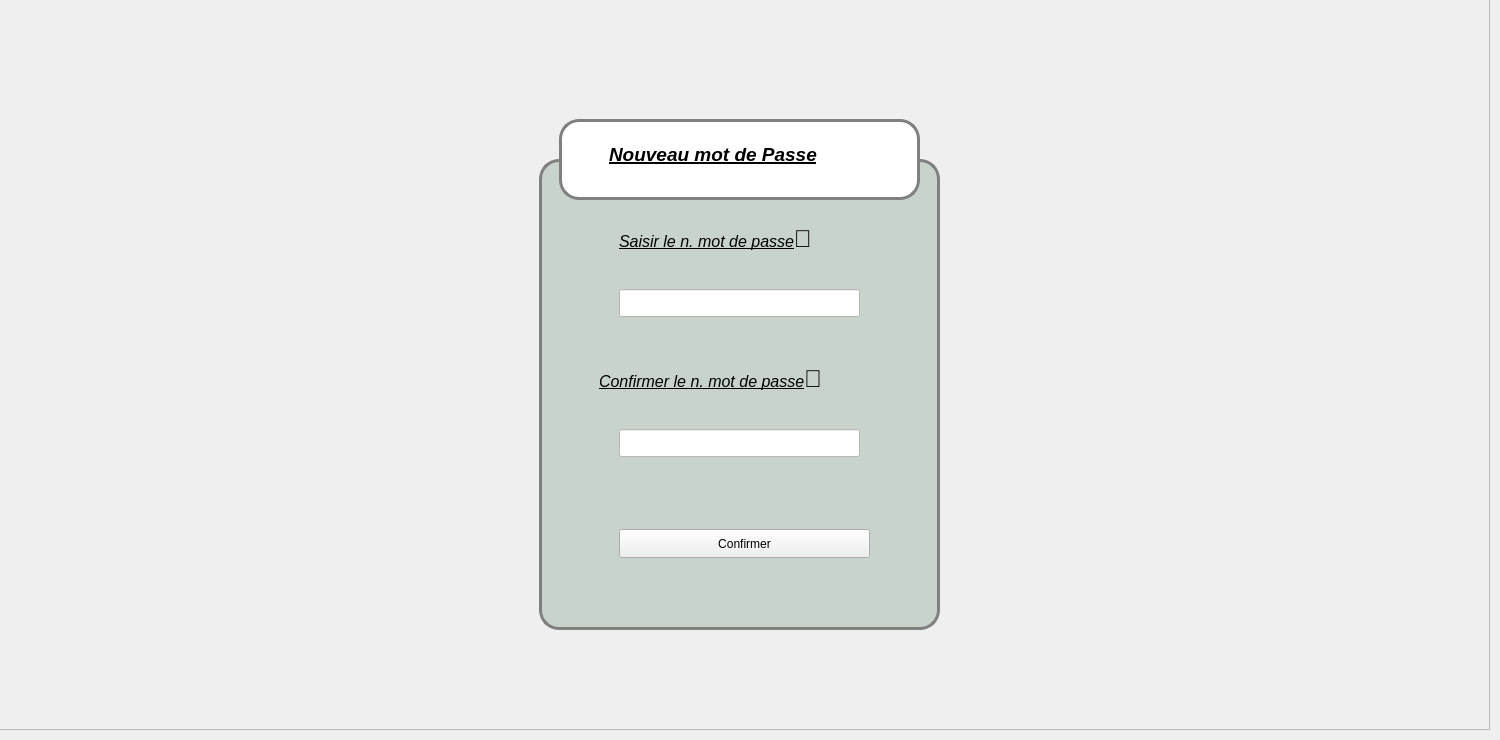
    <widget class="QWidget" name="tab">
     <attribute name="title">
      <string>Page</string>
     </attribute>
     <widget class="QFrame" name="frame">
      <property name="geometry">
       <rect>
        <x>-1</x>
        <y>-1</y>
        <width>1491</width>
        <height>731</height>
       </rect>
      </property>
      <property name="frameShape">
       <enum>QFrame::Shape::StyledPanel</enum>
      </property>
      <property name="frameShadow">
       <enum>QFrame::Shadow::Raised</enum>
      </property>
      <widget class="QFrame" name="frame_login_2">
       <property name="geometry">
        <rect>
         <x>540</x>
         <y>160</y>
         <width>401</width>
         <height>471</height>
        </rect>
       </property>
       <property name="styleSheet">
        <string notr="true">#frame_login_2{
border: 3px solid grey ;
border-radius: 20px;

	background-color: rgb(200, 211, 203);
}</string>
       </property>
       <property name="frameShape">
        <enum>QFrame::Shape::StyledPanel</enum>
       </property>
       <property name="frameShadow">
        <enum>QFrame::Shadow::Raised</enum>
       </property>
       <widget class="QLabel" name="label_49">
        <property name="geometry">
         <rect>
          <x>60</x>
          <y>200</y>
          <width>311</width>
          <height>41</height>
         </rect>
        </property>
        <property name="styleSheet">
         <string notr="true">
background-color: rgb(200, 211, 203);</string>
        </property>
        <property name="text">
         <string>&lt;html&gt;&lt;head/&gt;&lt;body&gt;&lt;p&gt;&lt;span style=&quot; font-size:12pt; font-style:italic; text-decoration: underline; color:#000000;&quot;&gt;Confirmer le n. mot de passe&lt;/span&gt;&lt;span style=&quot; font-size:18pt;&quot;&gt;👤&lt;/span&gt;&lt;/p&gt;&lt;/body&gt;&lt;/html&gt;</string>
        </property>
       </widget>
       <widget class="QLabel" name="label_51">
        <property name="geometry">
         <rect>
          <x>80</x>
          <y>60</y>
          <width>251</width>
          <height>41</height>
         </rect>
        </property>
        <property name="styleSheet">
         <string notr="true">background-color: rgb(200, 211, 203);</string>
        </property>
        <property name="text">
         <string>&lt;html&gt;&lt;head/&gt;&lt;body&gt;&lt;p&gt;&lt;span style=&quot; font-size:12pt; font-style:italic; text-decoration: underline; color:#000000;&quot;&gt;Saisir le n. mot de passe&lt;/span&gt;&lt;span style=&quot; font-size:18pt;&quot;&gt;👤&lt;/span&gt;&lt;/p&gt;&lt;/body&gt;&lt;/html&gt;</string>
        </property>
       </widget>
       <widget class="QLineEdit" name="lineEdit_8">
        <property name="geometry">
         <rect>
          <x>80</x>
          <y>130</y>
          <width>241</width>
          <height>28</height>
         </rect>
        </property>
        <property name="styleSheet">
         <string notr="true">background-color: rgb(255, 255, 255);
color: rgb(0, 0, 0);</string>
        </property>
       </widget>
       <widget class="QPushButton" name="pushButton_2">
        <property name="geometry">
         <rect>
          <x>80</x>
          <y>370</y>
          <width>251</width>
          <height>29</height>
         </rect>
        </property>
        <property name="text">
         <string>Confirmer</string>
        </property>
       </widget>
       <widget class="QLineEdit" name="lineEdit_9">
        <property name="geometry">
         <rect>
          <x>80</x>
          <y>270</y>
          <width>241</width>
          <height>28</height>
         </rect>
        </property>
        <property name="styleSheet">
         <string notr="true">background-color: rgb(255, 255, 255);
color: rgb(0, 0, 0);</string>
        </property>
       </widget>
      </widget>
      <widget class="QFrame" name="frame_login2_2">
       <property name="geometry">
        <rect>
         <x>560</x>
         <y>120</y>
         <width>361</width>
         <height>81</height>
        </rect>
       </property>
       <property name="styleSheet">
        <string notr="true">#frame_login2_2{
border: 3px solid grey ;
border-radius: 20px;
background: white ;
}</string>
       </property>
       <property name="frameShape">
        <enum>QFrame::Shape::StyledPanel</enum>
       </property>
       <property name="frameShadow">
        <enum>QFrame::Shadow::Raised</enum>
       </property>
       <widget class="QLabel" name="label_52">
        <property name="geometry">
         <rect>
          <x>50</x>
          <y>10</y>
          <width>301</width>
          <height>51</height>
         </rect>
        </property>
        <property name="styleSheet">
         <string notr="true">background-color: rgb(255, 255, 255);</string>
        </property>
        <property name="text">
         <string>&lt;html&gt;&lt;head/&gt;&lt;body&gt;&lt;p&gt;&lt;span style=&quot; font-size:14pt; font-weight:700; font-style:italic; text-decoration: underline; color:#000000;&quot;&gt;Nouveau mot de Passe&lt;/span&gt;&lt;/p&gt;&lt;/body&gt;&lt;/html&gt;</string>
        </property>
       </widget>
      </widget>
     </widget>
    </widget>
